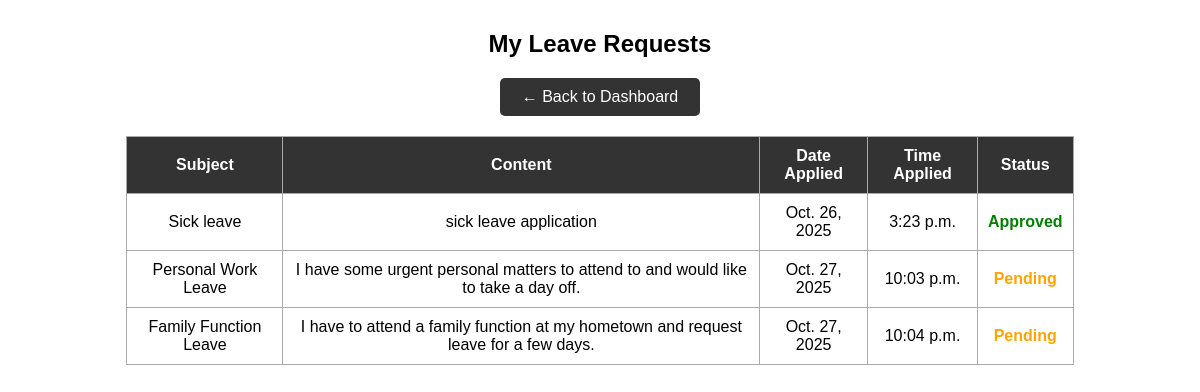
Page /student_leaveview/ (signed in) on the committed database.
### lmsapp/models.py (models this page shows, shortened)
class leave(models.Model):
    student = models.ForeignKey(student, on_delete=models.CASCADE)
    subject = models.CharField(max_length=100)
    content = models.TextField()
    date_applied = models.DateField(auto_now_add=True)
    time_applied = models.TimeField(auto_now_add=True)
    status = models.CharField(max_length=20, default='Pending')

### lmsapp/views.py (the view)
# urls.py: path('student_leaveview/', views.student_leaveview, name='student_leaveview'),
def student_leaveview(request):
    current_student = student.objects.get(id=request.session['id'])
    leaves = leave.objects.filter(student=current_student)
    return render(request, 'student_leaveview.html', {'leaves': leaves})

### templates/student_leaveview.html (shortened to what this page needs)
<!DOCTYPE html>
<html lang="en">
<head>
</head>
<body>
    <h2>My Leave Requests</h2>
    <a href="{% url 'studentdashboard' %}" class="back-btn">← Back to Dashboard</a>
    <table>
        <tr>
            <th>Subject</th>
            <th>Content</th>
            <th>Date Applied</th>
            <th>Time Applied</th>
            <th>Status</th>
        </tr>
        {% for leave in leaves %}
        <tr>
            <td>{{ leave.subject }}</td>
            <td>{{ leave.content }}</td>
            <td>{{ leave.date_applied }}</td>
            <td>{{ leave.time_applied }}</td>
            <td>
                {% if leave.status == "Approved" %}
                    <span class="status-approved">Approved</span>
                {% elif leave.status == "Rejected" %}
                    <span class="status-rejected">Rejected</span>
                {% else %}
                    <span class="status-pending">Pending</span>
                {% endif %}
            </td>
        </tr>
        {% empty %}
        <tr>
            <td colspan="5">No leave requests found.</td>
        </tr>
        {% endfor %}
    </table>
</body>
</html>

### templates/student_leaveview.html (style rules this page uses)
body { font-family: Arial, sans-serif; }
h2 { text-align: center; margin-top: 30px; }
.back-btn { display: block; width: 180px; margin: 20px auto; padding: 10px; text-align: center; background-color: #333; color: white; text-decoration: none; border-radius: 5px; }
table { width: 80%; margin: 20px auto; border-collapse: collapse; }
th, td { border: 1px solid #aaa; padding: 10px; text-align: center; }
th { background-color: #333; color: white; }
.status-approved { color: green; font-weight: bold; }
.status-pending { color: orange; font-weight: bold; }

### rows in the picture
leave: subject "Sick leave", content "sick leave application", date_applied "Oct. 26, 2025", time_applied "3:23 p.m.", status "Approved"
leave: subject "Personal Work Leave", content "I have some urgent personal matters to attend to and would like to take a day off.", date_applied "Oct. 27, 2025", time_applied "10:03 p.m.", status "Pending"
leave: subject "Family Function Leave", content "I have to attend a family function at my hometown and request leave for a few days.", date_applied "Oct. 27, 2025", time_applied "10:04 p.m.", status "Pending"
